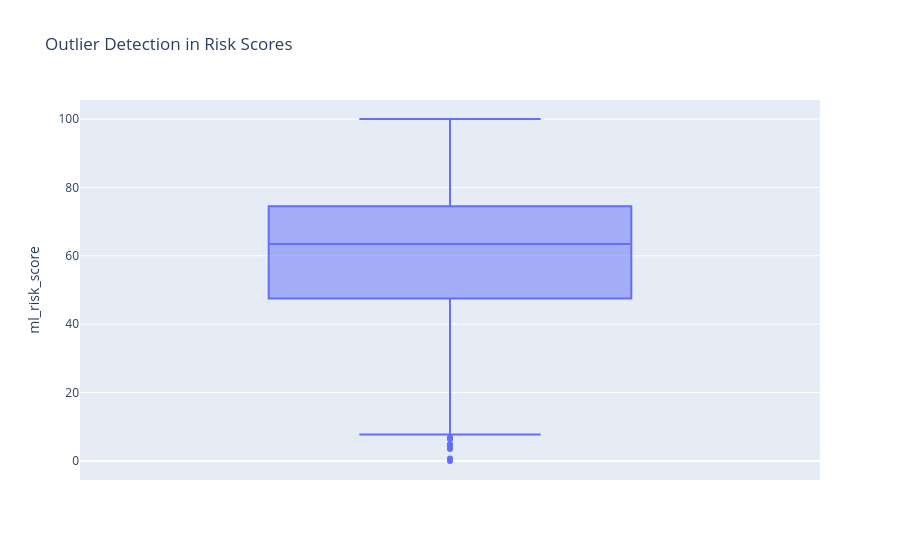

Notebook source saved alongside this figure:
### Code cell
fig = px.box(
    df,
    y="ml_risk_score",
    title="Outlier Detection in Risk Scores"
)

fig.show()

### Figure 1 — Plotly figure (JSON) as saved in the notebook; plotly's stock layout.template omitted (floating-point values rounded to 4 significant figures; data arrays with more than 128 entries replaced by an {"elided": "..."} marker saying what was removed)
{"data": [{"alignmentgroup": "True", "hovertemplate": "ml_risk_score=%{y}<extra></extra>", "legendgroup": "", "marker": {"color": "#636efa"}, "name": "", "notched": false, "offsetgroup": "", "orientation": "v", "showlegend": false, "type": "box", "x0": " ", "xaxis": "x", "y": {"elided": "12665 float values"}, "y0": " ", "yaxis": "y"}], "layout": {"boxmode": "group", "legend": {"tracegroupgap": 0}, "title": {"text": "Outlier Detection in Risk Scores"}, "xaxis": {"anchor": "y", "domain": [0, 1]}, "yaxis": {"anchor": "x", "domain": [0, 1], "title": {"text": "ml_risk_score"}}}}
